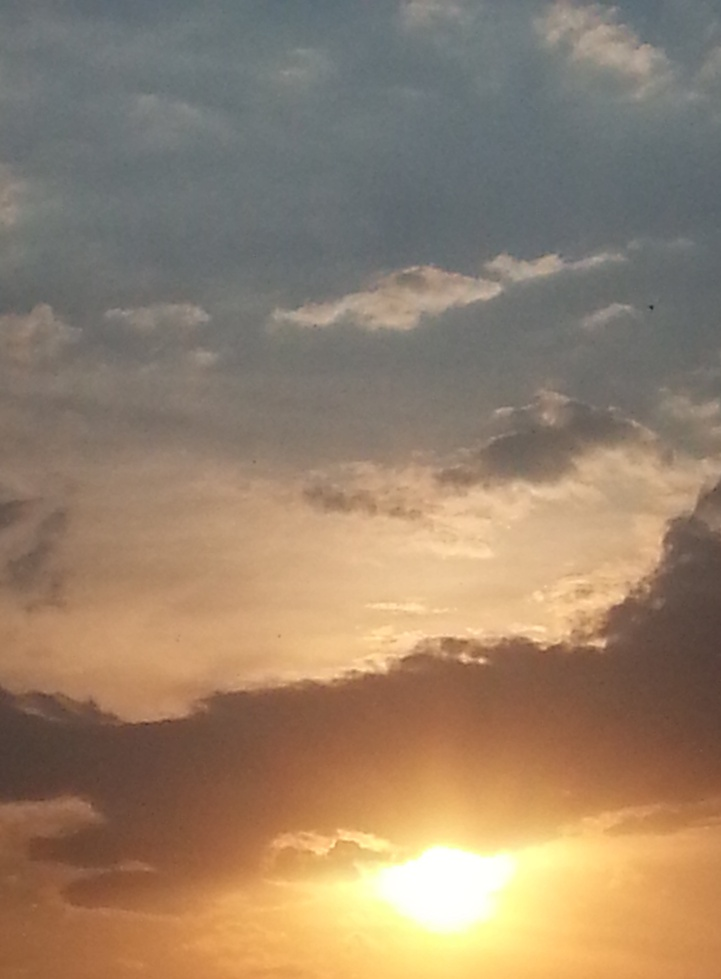
#> input picture Plotting/data/sunset.jpg, 721 x 979 px, shrunk from 2056 x 2792 before the run
$ python build_image_histogram_viewer.py
#> lines starting #> are read from the running program, lines starting #| are printed output that depends on the picture
import matplotlib.pyplot as plt
import matplotlib.image as mplimage
import matplotlib as mpl
import os


class ImageViewer(object):
    def __init__(self, imfile):
        self._load_image(imfile)
        self._configure()

        self.figure = plt.gcf()
        t = "Image: {0}".format(os.path.basename(imfile))
        self.figure.suptitle(t, fontsize=20)
        self.shape = (3, 2)

    def _configure(self):
        mpl.rcParams['font.size'] = 10
        mpl.rcParams['figure.autolayout'] = True
        mpl.rcParams['figure.figsize'] = (12, 9)
        mpl.rcParams['figure.subplot.top'] = .9

    def _load_image(self, imfile):
        # Read an image from a file into an array.
#> called with imfile = './data/sunset.jpg'
        self.im = mplimage.imread(imfile)
#> self.im is the input picture: shape (979, 721, 3); mean R, G, B 151.3, 129.8, 107.1

    @staticmethod
    def _get_chno(ch):
        chmap = {'r': 0, 'g': 1, 'b': 2}
        return chmap.get(ch, -1)

    def show_channel(self, ch):
        bins = 256
        ec = 'none'
        chno = self._get_chno(ch)
        loc = (chno, 1)
        ax = plt.subplot2grid(self.shape, loc)
        ax.hist(self.im[:, :, chno].flatten(), bins, color=ch, ec=ec, label=ch, alpha=.7)
        ax.set_xlim(0, 255)

        plt.setp(ax.get_xticklabels(), visible=True)
        plt.setp(ax.get_yticklabels(), visible=True)
        plt.setp(ax.get_xticklines(), visible=True)
        plt.setp(ax.get_yticklines(), visible=True)
        plt.legend()
        plt.grid(True, axis='y')
        return ax

    def show(self):
        loc = (0, 0)
        axim = plt.subplot2grid(self.shape, loc, rowspan=3)
        axim.imshow(self.im)
        # hide ticks and tick labels
        plt.setp(axim.get_xticklabels(), visible=False)
        plt.setp(axim.get_yticklabels(), visible=False)
        plt.setp(axim.get_xticklines(), visible=False)
        plt.setp(axim.get_yticklines(), visible=False)
        axr = self.show_channel('r')
        axg = self.show_channel('g')
        axb = self.show_channel('b')
        plt.show()
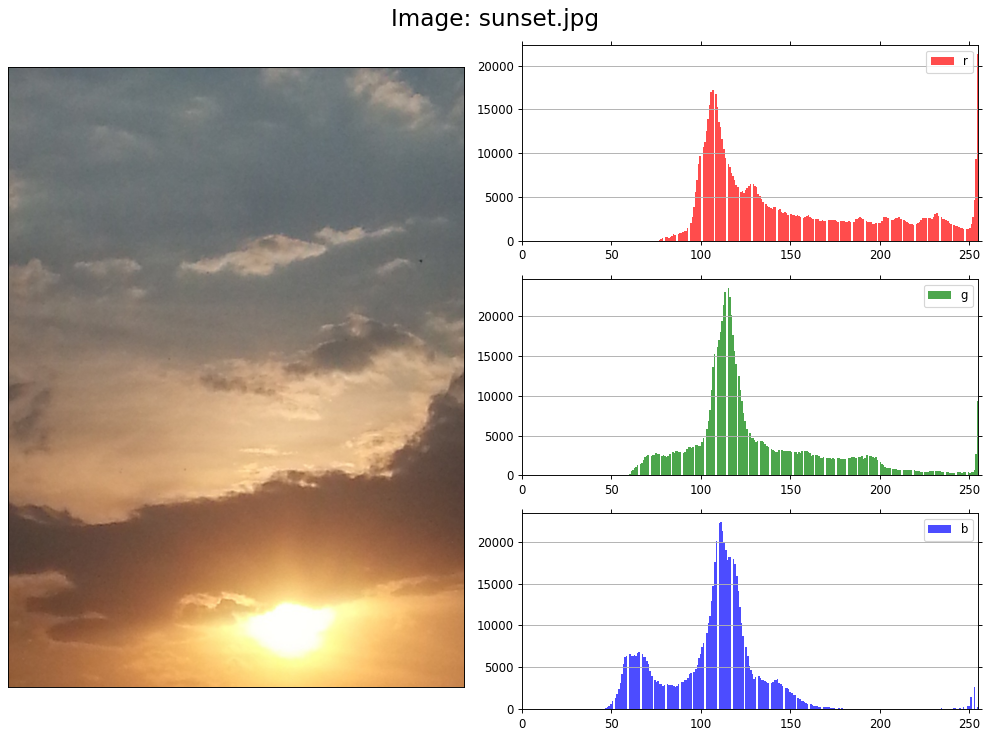
#> figure drawn by matplotlib, 4 panels; panel 2: tallest bar 21264 high, from x = 254.1 to 255; panel 3: tallest bar 23478 high, from x = 114.9 to 115.8; panel 4: tallest bar 22282 high, from x = 110.9 to 111.7


if __name__ == "__main__":
    im = './data/sunset.jpg'
    try:
        iv = ImageViewer(im)
        iv.show()
    except Exception as ex:
        print(ex)
